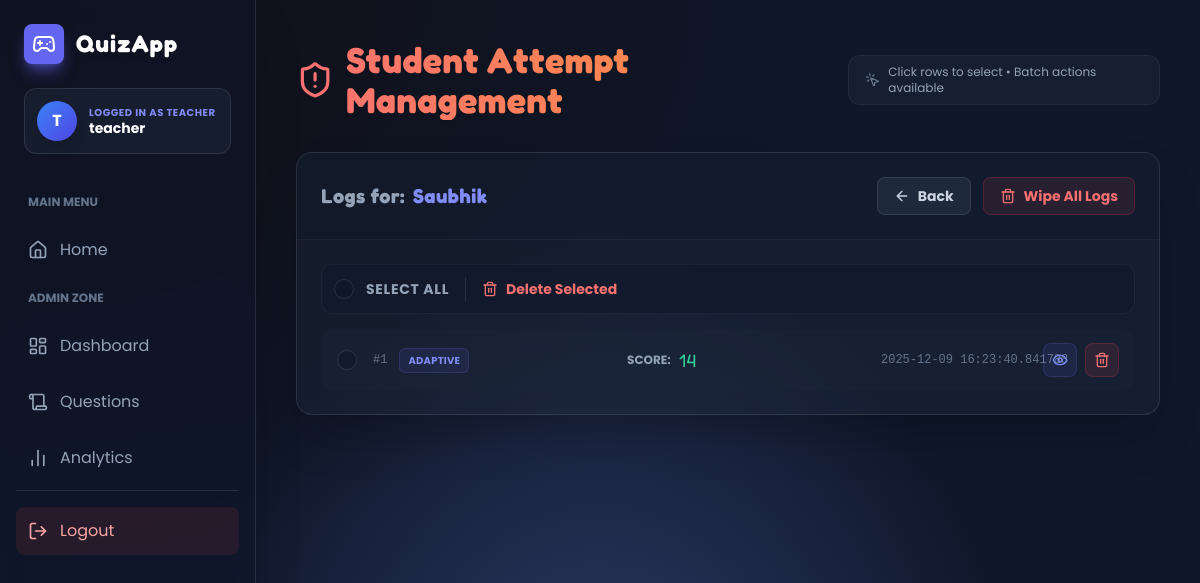
Page /teacher/attempts/manage?uid=2 (signed in) on the committed database.
### models.py (models this page shows, shortened)
class User(UserMixin, db.Model):
    id = db.Column(db.Integer, primary_key=True)
    username = db.Column(db.String(120), unique=True, nullable=False)
    password_hash = db.Column(db.String(256), nullable=False)
    role = db.Column(db.Enum(Role), default=Role.STUDENT)

class Attempt(db.Model):
    id = db.Column(db.Integer, primary_key=True)
    user_id = db.Column(db.Integer, nullable=False)
    mode = db.Column(db.String(50), nullable=False)
    score = db.Column(db.Integer, default=0)
    started_at = db.Column(db.DateTime, default=datetime.utcnow)
    ended_at = db.Column(db.DateTime)
    details = db.Column(db.Text)  # JSON encoded list of per-question events

### teacher/routes.py (the view, shortened to what this page needs)
@teacher_bp.route("/attempts/manage")
@login_required
@teacher_required
def manage_attempts():
    uid = request.args.get("uid", type=int)
    users = {u.id: u.username for u in User.query.all()}
    if uid:
        student = User.query.get_or_404(uid)
        attempts = Attempt.query.filter_by(user_id=uid).order_by(Attempt.started_at.desc()).all()
        return render_template("teacher_manage_attempts.html",
                               attempts=attempts,
                               user_cache=users,
                               filtered_student=student)

### models.py (called while the page is built)
@login_manager.user_loader
def load_user(user_id):
    try:
        return User.query.get(int(user_id))
    except Exception:
        return None

### teacher/routes.py (called while the page is built)
def teacher_required(func):
    @wraps(func)
    def wrapper(*args, **kwargs):
        if not hasattr(current_user, "role") or getattr(current_user.role, "value", None) != "teacher":
            flash("Unauthorized access.", "danger")
            return redirect(url_for("auth.index"))
        return func(*args, **kwargs)
    return wrapper

### templates/teacher_manage_attempts.html (shortened to what this page needs)
{% extends "base.html" %}
{% block content %}
<div class="max-w-6xl mx-auto space-y-8 fade">
    <div class="flex flex-col md:flex-row items-start md:items-center justify-between gap-4">
        <div>
            <h1 class="text-4xl font-bold text-transparent bg-clip-text bg-gradient-to-r from-red-400 to-orange-400 font-game drop-shadow-sm flex items-center gap-3">
                <i data-lucide="shield-alert" class="text-red-400 w-10 h-10"></i>
            </h1>
        </div>
        <div class="px-4 py-2 rounded-xl bg-slate-800/50 border border-white/5 flex items-center gap-2">
            <i data-lucide="mouse-pointer-click" class="w-4 h-4 text-slate-500"></i>
            <span class="text-xs text-slate-400">Click rows to select • Batch actions available</span>
        </div>
    </div>
{% if filtered_student %}
    <div class="bg-slate-800/40 backdrop-blur-md border border-white/10 rounded-2xl overflow-hidden shadow-2xl relative">
        <div class="p-6 border-b border-white/5 bg-slate-900/30 flex flex-col md:flex-row items-start md:items-center justify-between gap-4">
            <div>
                <h2 class="text-xl font-bold text-white font-game flex items-center gap-2">
                    <span class="text-slate-400">Logs for:</span>
                    <span class="text-indigo-400">{{ filtered_student.username }}</span>
                </h2>
            </div>
            <div class="flex items-center gap-3">
                <a href="{{ url_for('teacher.manage_attempts') }}"
                   class="px-4 py-2 rounded-lg bg-slate-800 hover:bg-slate-700 text-slate-300 hover:text-white border border-white/10 transition-all text-sm font-bold flex items-center gap-2">
                    <i data-lucide="arrow-left" class="w-4 h-4"></i> Back
                </a>
                <form method="post" action="{{ url_for('teacher.delete_student_attempts', uid=filtered_student.id) }}"
                      onsubmit="return confirm('WARNING: This will wipe ALL combat records for {{ filtered_student.username }}. This action cannot be undone.');">
                    <button type="submit" class="px-4 py-2 rounded-lg bg-red-500/10 hover:bg-red-500 text-red-400 hover:text-white border border-red-500/20 transition-all text-sm font-bold flex items-center gap-2 group">
                        <i data-lucide="trash-2" class="w-4 h-4"></i>
                        <span>Wipe All Logs</span>
                    </button>
                </form>
            </div>
        </div>
        <div class="p-6">
            {% if attempts %}
            <form method="post" action="{{ url_for('teacher.mass_delete_attempts') }}" id="massDeleteAttemptsForm">
                <div class="flex items-center gap-4 mb-4 p-3 rounded-xl bg-slate-900/50 border border-white/5">
                    <label class="flex items-center gap-3 cursor-pointer group hover:text-white text-slate-400 transition-colors">
                        <input type="checkbox" id="selectAllAttempts" class="attempt-checkbox">
                        <span class="text-sm font-bold uppercase tracking-wider">Select All</span>
                    </label>
                    <button type="submit" class="text-sm font-bold text-red-400 hover:text-red-300 flex items-center gap-2 transition-colors disabled:opacity-50"
                            onclick="return confirmMassDelete()">
                        <i data-lucide="trash" class="w-4 h-4"></i>
                        Delete Selected
                    </button>
                </div>
                <div class="space-y-2">
                    {% for a in attempts %}
                    <div class="attempt-row rounded-xl p-0 relative group overflow-hidden bg-slate-800/30">
                        <label class="attempt-label flex items-center gap-4 p-4 w-full h-full" for="chk{{ a.id }}">
                            <input id="chk{{ a.id }}" type="checkbox" name="aids" value="{{ a.id }}" class="attempt-checkbox flex-shrink-0">
                            <div class="flex-grow min-w-0 grid grid-cols-1 md:grid-cols-3 gap-4 items-center">
                                <div class="flex items-center gap-3">
                                    <span class="text-xs font-mono text-slate-500">#{{ a.id }}</span>
                                    <span class="inline-flex items-center gap-1.5 px-2 py-1 rounded-md text-[10px] font-bold uppercase tracking-wide border
                                        {% if a.mode == 'adaptive' %} bg-indigo-500/10 text-indigo-400 border-indigo-500/20
                                        {% elif a.mode == 'challenger' %} bg-orange-500/10 text-orange-400 border-orange-500/20
                                        {% elif a.mode == 'minuterush' %} bg-emerald-500/10 text-emerald-400 border-emerald-500/20
                                        {% elif a.mode == 'firststrike' %} bg-red-500/10 text-red-400 border-red-500/20
                                        {% else %} bg-slate-700/50 text-slate-400 border-white/10 {% endif %}">
                                        {{ a.mode }}
                                    </span>
                                </div>
                                <div class="flex items-center gap-2">
                                    <span class="text-slate-400 text-xs uppercase font-bold">Score:</span>
                                    <span class="text-emerald-400 font-game text-lg">{{ a.score }}</span>
                                </div>
                                <div class="text-xs text-slate-500 font-mono text-right md:text-left">
                                    {{ a.started_at }}
                                </div>
                            </div>
                        </label>
                        <div class="absolute right-4 top-1/2 -translate-y-1/2 flex items-center gap-2 pl-4">
                            <a href="{{ url_for('quiz.results', attempt_id=a.id) }}"
                               onclick="event.stopPropagation();"
                               class="p-2 rounded-lg bg-indigo-500/10 text-indigo-400 hover:bg-indigo-500 hover:text-white transition-all border border-indigo-500/20"
                               title="View Report">
                                <i data-lucide="eye" class="w-4 h-4"></i>
                            </a>
                            <form method="post" action="{{ url_for('teacher.delete_attempt', aid=a.id) }}" class="inline-block"
                                  onsubmit="event.stopPropagation(); return confirm('Delete attempt #{{ a.id }}? This cannot be undone.');">
                                <button type="submit"
                                        class="p-2 rounded-lg bg-red-500/10 text-red-400 hover:bg-red-500 hover:text-white transition-all border border-red-500/20"
                                        title="Delete Single Attempt">
                                    <i data-lucide="trash-2" class="w-4 h-4"></i>
                                </button>
                            </form>
                        </div>
                    </div>
                    {% endfor %}
                </div>
            </form>
            {% else %}
            <div class="text-center py-12 text-slate-500 flex flex-col items-center">
                <i data-lucide="file-x" class="w-12 h-12 mb-3 opacity-50"></i>
                <p>No records found.</p>
            </div>
            {% endif %}
        </div>
    </div>
{% endif %}
</div>
{% endblock %}

### templates/base.html (shortened to what this page needs)
<!DOCTYPE html>
<html lang="en">
<head>
    <script src="https://cdn.tailwindcss.com"></script>
    <link rel="stylesheet" href="{{ url_for('static', filename='css/style.css') }}">
</head>
<body class="flex flex-col md:flex-row min-h-screen overflow-hidden">
    {% if current_user.is_authenticated %}
    <aside id="sidebar"
        class="w-full md:w-64 glass-sidebar text-slate-300 flex flex-col shadow-2xl z-20 shrink-0 h-screen overflow-y-auto">
        <div class="p-6 pb-2">
            <div class="flex items-center gap-3 mb-6">
                <div class="bg-indigo-500 p-2 rounded-lg shadow-lg shadow-indigo-500/50">
                    <i data-lucide="gamepad-2" class="text-white w-6 h-6"></i>
                </div>
                <h2 class="text-2xl font-bold text-white font-game tracking-wider drop-shadow-md">QuizApp</h2>
            </div>
            <div class="bg-slate-800/50 p-3 rounded-xl border border-white/10 mb-4 flex items-center gap-3">
                <div
                    class="w-10 h-10 rounded-full bg-gradient-to-br from-blue-500 to-indigo-600 flex items-center justify-center text-white font-bold shadow-lg">
                    {{ current_user.username[0] | upper }}
                </div>
                <div class="overflow-hidden">
                    <p class="text-[10px] font-bold text-indigo-400 uppercase tracking-wider truncate">
                        Logged in as {{ current_user.role.value | capitalize }}
                    </p>
                    <div class="font-bold text-white truncate text-sm leading-tight">{{ current_user.username }}</div>
                </div>
            </div>
        </div>
        <nav class="flex-1 px-4 space-y-2 pb-6">
            <div class="text-xs font-bold text-slate-500 uppercase px-3 py-2 mt-2">Main Menu</div>
            <a class="block p-3 rounded-lg nav-item flex items-center gap-3" href="{{ url_for('auth.index') }}">
                <i data-lucide="home" class="w-5 h-5"></i>
                <span>Home</span>
            </a>
            {% if current_user.role is defined and current_user.role.value == "teacher" %}
            <div class="text-xs font-bold text-slate-500 uppercase px-3 py-2 mt-4">Admin Zone</div>
            <a class="block p-3 rounded-lg nav-item flex items-center gap-3" href="{{ url_for('teacher.dashboard') }}">
                <i data-lucide="layout-dashboard" class="w-5 h-5"></i>
                <span>Dashboard</span>
            </a>
            <a class="block p-3 rounded-lg nav-item flex items-center gap-3" href="{{ url_for('teacher.questions') }}">
                <i data-lucide="scroll" class="w-5 h-5"></i>
                <span>Questions</span>
            </a>
            <a class="block p-3 rounded-lg nav-item flex items-center gap-3" href="{{ url_for('teacher.analytics') }}">
                <i data-lucide="bar-chart-2" class="w-5 h-5"></i>
                <span>Analytics</span>
            </a>
            {% endif %}
            <div class="mt-8 pt-4 border-t border-white/10">
                <a href="{{ url_for('auth.logout') }}" class="block p-3 rounded-lg
              bg-red-500/10 text-red-300
              hover:bg-red-500/30 hover:text-red-100
              transition-all flex items-center gap-3 group">
                    <i data-lucide="log-out" class="w-5 h-5 transition-transform group-hover:-translate-x-1"></i>
                    <span>Logout</span>
                </a>
            </div>
        </nav>
    </aside>
    {% endif %}
    <main class="flex-1 p-6 md:p-10 fade h-screen overflow-y-auto relative">
        <div class="max-w-7xl mx-auto pb-20">
            {% block content %}{% endblock %}
        </div>
    </main>
</body>
</html>

### static/css/style.css (style rules this page uses)
:root { --game-bg: #0f172a; --game-glass: rgba(15, 23, 42, 0.6); --game-border: rgba(255, 255, 255, 0.1); --accent-indigo: #6366f1; --accent-purple: #a855f7; --accent-emerald: #10b981; --accent-red: #ef4444; }
body { font-family: 'Poppins', sans-serif; background-color: var(--game-bg); color: #e2e8f0; min-height: 100vh; background-image: radial-gradient(at 0% 0%, hsla(253, 16%, 7%, 1) 0, transparent 50%), radial-gradient(at 50% 100%, hsla(225, 39%, 30%, 1) 0, transparent 50%); background-attachment: fixed; }
h1, h2, h3, h4, .font-game { font-family: 'Fredoka', sans-serif; letter-spacing: 0.5px; }
input, select, textarea { background-color: rgba(15, 23, 42, 0.6) !important; border: 1px solid rgba(255, 255, 255, 0.1) !important; color: white !important; border-radius: 0.75rem !important; transition: all 0.2s ease !important; }
.glass-sidebar { background: var(--game-glass); backdrop-filter: blur(12px); -webkit-backdrop-filter: blur(12px); border-right: 1px solid var(--game-border); }
.nav-item { transition: all 0.2s cubic-bezier(0.4, 0, 0.2, 1); position: relative; overflow: hidden; color: #94a3b8; }
.nav-item::before { content: ''; position: absolute; left: 0; top: 0; height: 100%; width: 3px; background: var(--accent-indigo); opacity: 0; transition: opacity 0.2s; }
.attempt-row, .quest-card, .student-row { transition: all 0.2s cubic-bezier(0.4, 0, 0.2, 1); }
.attempt-checkbox, .quest-checkbox, .student-checkbox { appearance: none; -webkit-appearance: none; background-color: rgba(15, 23, 42, 0.5); border: 1px solid rgba(255, 255, 255, 0.2); border-radius: 4px; width: 1.25rem; height: 1.25rem; display: grid; place-content: center; transition: all 0.2s; cursor: pointer; margin: 0; }
.attempt-checkbox::before, .quest-checkbox::before, .student-checkbox::before { content: ""; width: 0.75rem; height: 0.75rem; transform: scale(0); transition: 0.15s transform ease-in-out; box-shadow: inset 1em 1em var(--accent-indigo); border-radius: 2px; }
.fade { animation: fadeUp 0.5s ease-out forwards; }

### templates/base.html (style rules this page uses)
:root { --game-bg: #0f172a; --sidebar-glass: rgba(15, 23, 42, 0.6); --border-glass: rgba(255, 255, 255, 0.1); }
body { font-family: 'Poppins', sans-serif; background-color: var(--game-bg); background-image: radial-gradient(at 0% 0%, hsla(253, 16%, 7%, 1) 0, transparent 50%), radial-gradient(at 50% 100%, hsla(225, 39%, 30%, 1) 0, transparent 50%); color: #e2e8f0; min-height: 100vh; }
h1, h2, h3, h4, .font-game { font-family: 'Fredoka', sans-serif; letter-spacing: 0.5px; }
.glass-sidebar { background: var(--sidebar-glass); backdrop-filter: blur(12px); border-right: 1px solid var(--border-glass); }
.nav-item { transition: all 0.2s cubic-bezier(0.4, 0, 0.2, 1); position: relative; overflow: hidden; }
.nav-item::before { content: ''; position: absolute; left: 0; top: 0; height: 100%; width: 4px; background: #818cf8; opacity: 0; transition: opacity 0.2s; }
.fade { animation: levelUpFade 0.5s ease-out forwards; }

### rows in the picture
User: username "T", role.value "TEACHER", username "teacher"
User: username "Saubhik"
Attempt: id "1", mode "ADAPTIVE", score "14", started_at "2025-12-09 16:23:40.841788"
